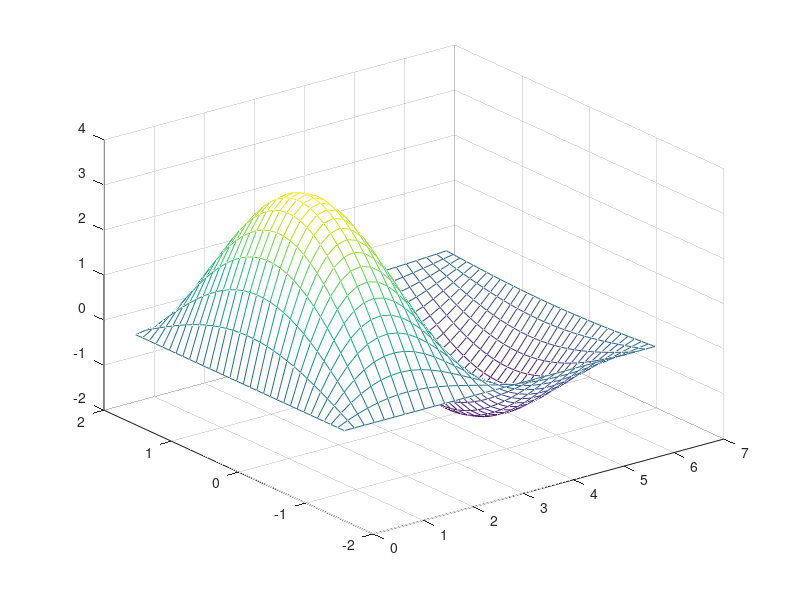

The MATLAB source for this figure:
clc
clear
x=[0:0.2:2*pi]
y=[-pi/2:0.1:pi/2]
a=5
t=1
f=1
B=0.2
[X,Y] = meshgrid(x,y)
sigma=a*exp(-B*X).*(sin(t*X).*cos(f*Y))
mesh(X,Y,sigma)
grid on
